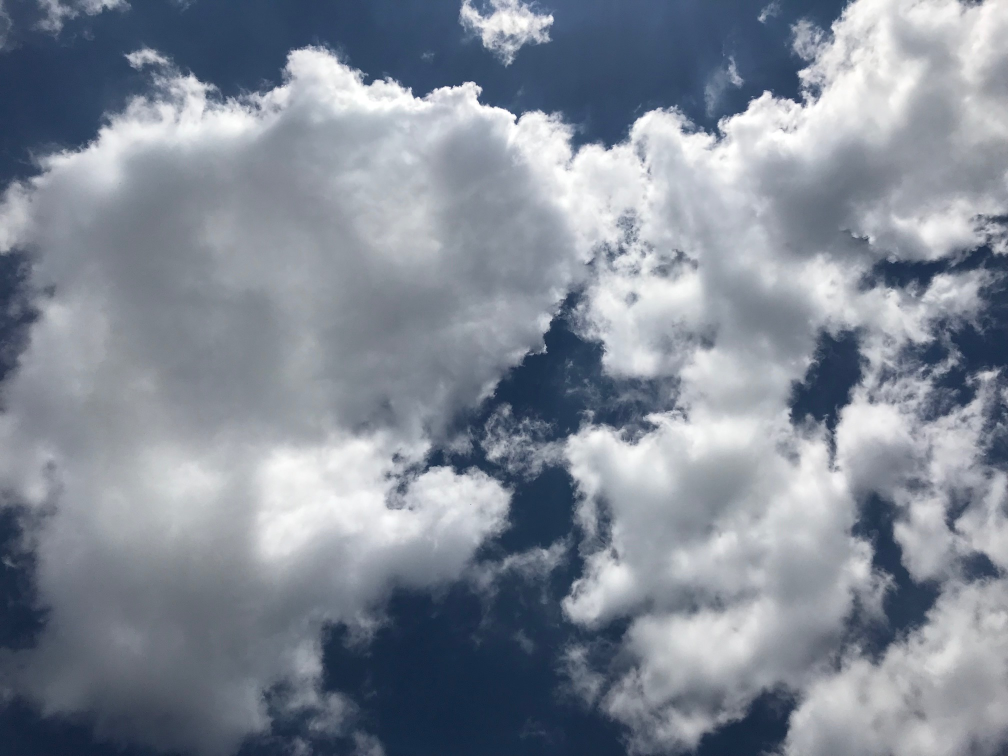
#> input picture coverage/coverage_testing_images/12.jpg, 2016 x 1512 px (shown at 1/2 size)
$ python process_cloud_image.py
#> lines starting #> are read from the running program, lines starting #| are printed output that depends on the picture
# Conviniently outputs all the pyplots to a certain directory
import numpy as np
from scipy import signal
import imageio
import matplotlib.pyplot as plt
from PIL import Image, ImageDraw

# Formula for calculating saturation
def calc_sat(r, g, b):
    try:
        if (r < g < b):
            return 1 - (3 * r) / (r + b + g)
        elif (g < b):
            return 1 - (3 * g) / (r + b + g)
        else:
            return 1 - (3 * b) / (r + b + g)
    except:
        return 1e9

# A few constants that are used in this program
SIDE_LENGTH   = 525   # Used for cropping
SUN_RADIUS    = 100   # Used to block the sun
SAT_THRESHOLD = 0.1  # Used for cloud detection
SUN_THRESHOLD = 2.975 # Used for sun detection
FILTER_SIZE   = 10    # Used for noise reduction and locating the sun

# Load an color image in grayscale
unprocessed_image = Image.open('coverage_testing_images/12.jpg')
#> unprocessed_image is the input picture: PIL image 2016x1512 RGB; mean R, G, B 129.4, 137.6, 150

# Crop the image. To get rid of the really distorted edges (because of fisheye)
h, w = unprocessed_image.size
#> h = 2016; w = 1512
s    = SIDE_LENGTH
cropped_image = unprocessed_image.crop((h/2-s, w/2-s, h/2+s, w/2+s))
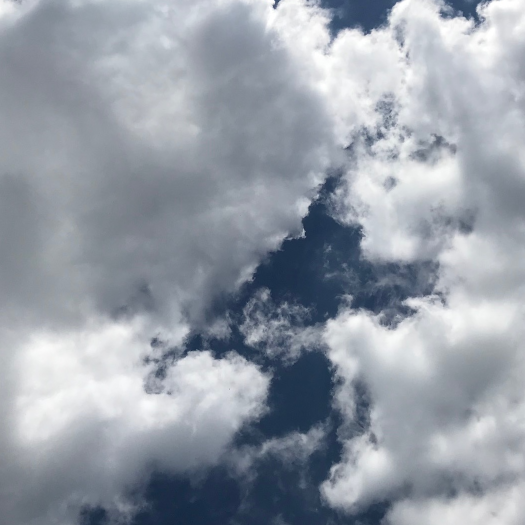
#> cropped_image: PIL image 1050x1050 RGB (shown at 1/2 size); mean R, G, B 149.1, 156.4, 166.6

# Convert image to numpy array
array_image = np.array(cropped_image).astype(np.double)
array_image /= 255

# Locate the brightest pixel in the image (i.e. the sun) and cover it up so it doesn't
# f*ck with our coverage code
intensity = array_image[:,:,0] + array_image[:,:,1] + array_image[:,:,2]
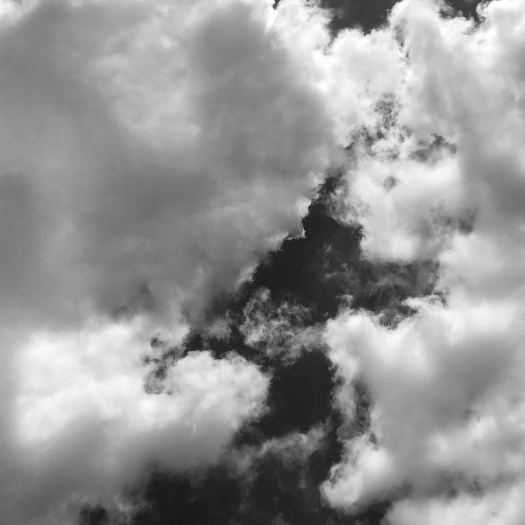
#> intensity: shape (1050, 1050) float64 (shown at 1/2 size); min 0.239, max 3, mean 1.85; drawn with min black and max white

# To eliminate noise and find the center of the sun, we're going to do a mean convolution
mean_matrix = np.full(shape=(FILTER_SIZE, FILTER_SIZE), fill_value=1/(FILTER_SIZE**2))
convolved_intensity = signal.convolve2d(intensity, mean_matrix, mode='full', boundary='fill', fillvalue=0)
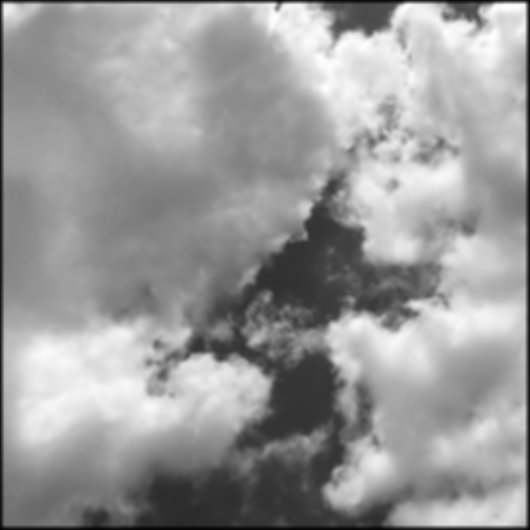
#> convolved_intensity: shape (1059, 1059) float64 (shown at 1/2 size); min 0.0122, max 3, mean 1.82; drawn with min black and max white

# locate the brightest pixel in the image (aka the pixel with the highest intensity value)
max_intensity = np.amax(convolved_intensity)
#> max_intensity = 3

# If the sun is in the image, the max_intensity should be greater than this threshold
# If it's not, the that means that the sun is probably covered by a cloud (or not in frame)
if max_intensity >= SUN_THRESHOLD:
    brightest = np.where(convolved_intensity == max_intensity)
#> brightest = ([11], [1014])
    l = int(len(brightest[0]) / 2)
#> l = 0

    draw = ImageDraw.Draw(cropped_image)
    x = brightest[1][l]
#> x = 1014
    y = brightest[0][l]
#> y = 11
    r = SUN_RADIUS
    draw.ellipse((x-r, y-r, x+r, y+r), fill=(255,0,0,255))

# Now that the sun's blocked, convert the image to a numpy array
array_image = np.array(unprocessed_image).astype(np.double)
#> array_image: shape (1512, 2016, 3) float64
array_image /= 255

# # The sat. function above will be applied to every pixel. Vectorize the function for speed
v_sat = np.vectorize(calc_sat)
sat = v_sat(array_image[:,:,0], array_image[:,:,1], array_image[:,:,2])
#> (the run stopped early here; a loop or call above may not have finished)
